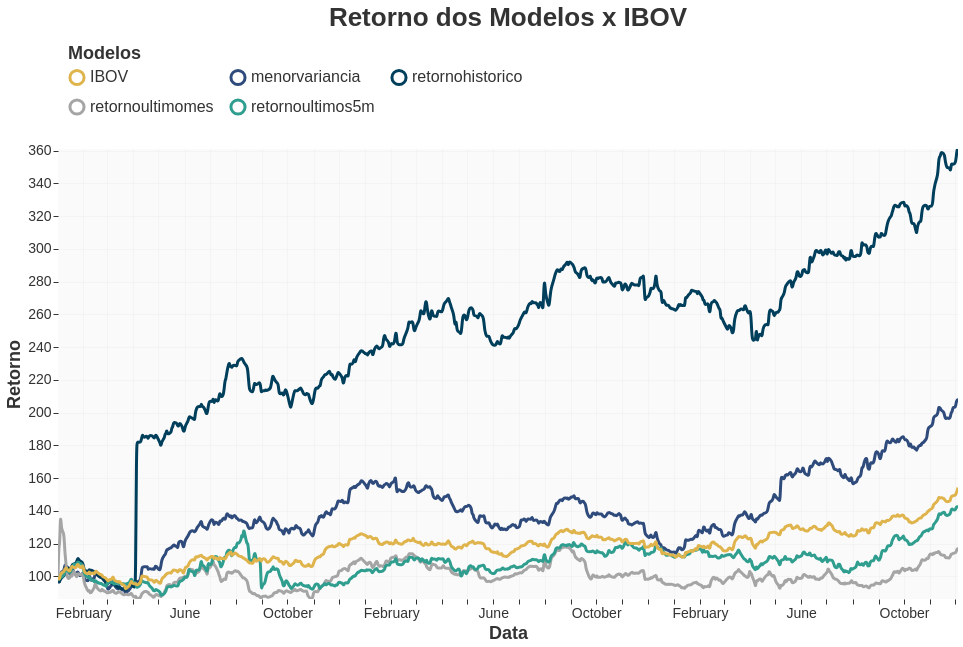

Write notebook code for a chart like this one.
### Code cell
grafico_retorno(df)

### Figure 1 — Vega-Lite specification as saved in the notebook (floating-point values rounded to 4 significant figures; data arrays with more than 128 entries replaced by an {"elided": "..."} marker saying what was removed)
{"config": {"view": {"continuousWidth": 300, "continuousHeight": 300, "fill": "#FAFAFA", "strokeWidth": 0}, "axis": {"domain": false, "labelColor": "#333333", "tickColor": "#333333", "titleColor": "#333333"}, "legend": {"labelColor": "#333333", "symbolStrokeWidth": 3, "symbolType": "circle", "titleColor": "#333333"}, "title": {"anchor": "middle", "color": "#333333", "font": "Helvetica Neue", "fontSize": 26}}, "data": {"name": "data-4fa90ebb1ad3e2b2eab847b7e1f1f7f6"}, "mark": {"type": "line", "interpolate": "basis", "strokeWidth": 3}, "encoding": {"color": {"field": "Modelo", "legend": {"columns": 3, "direction": "horizontal", "labelFontSize": 16, "orient": "top", "padding": 10, "symbolSize": 200, "title": "Modelos", "titleFontSize": 18}, "scale": {"range": ["#E0B44C", "#2F4B7C", "#003F5C", "#A5A5A5", "#2F9E8F", "#FF7C43", "#D45087"]}, "type": "nominal"}, "opacity": {"condition": {"param": "param_39", "value": 1}, "value": 0.1}, "tooltip": [{"field": "Modelo", "title": "Modelo", "type": "nominal"}, {"field": "Retorno", "format": ".2f", "title": "Retorno", "type": "quantitative"}, {"field": "Date", "format": "%d/%m/%Y", "title": "Data", "type": "temporal"}], "x": {"axis": {"grid": true, "gridColor": "#CCCCCC", "gridOpacity": 0.12, "labelAngle": 0, "labelFontSize": 14, "titleFontSize": 18}, "field": "Date", "title": "Data", "type": "temporal"}, "y": {"axis": {"grid": true, "gridColor": "#CCCCCC", "gridOpacity": 0.15, "labelFontSize": 14, "titleFontSize": 18}, "field": "Retorno", "scale": {"domain": [86.21, 361.0]}, "title": "Retorno", "type": "quantitative"}}, "height": 450, "params": [{"name": "param_39", "select": {"type": "point", "fields": ["Modelo"]}, "bind": "legend"}, {"name": "param_40", "select": {"type": "interval", "encodings": ["x", "y"]}, "bind": "scales"}], "title": {"text": "Retorno dos Modelos x IBOV", "anchor": "middle", "font": "Helvetica", "fontSize": 26, "fontWeight": "bold"}, "width": 900, "$schema": "https://vega.github.io/schema/vega-lite/v5.20.1.json", "datasets": {"data-4fa90ebb1ad3e2b2eab847b7e1f1f7f6": {"elided": "3665 records"}}}
